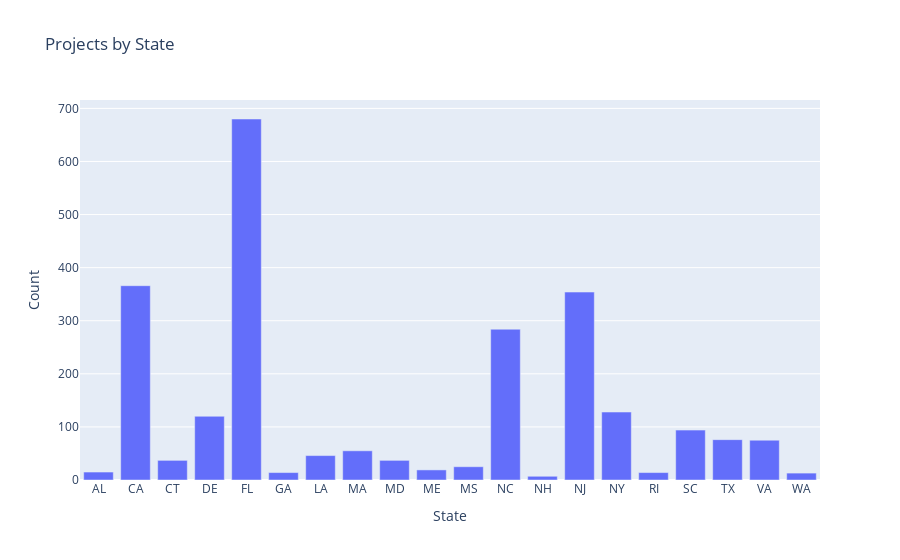

The notebook cell this image was saved under:
### Code cell
fig = px.bar(x=count_per_state.index, y=count_per_state.values,
             labels={'x': 'State', 'y': 'Count'},
             title='Projects by State')

fig.show()

### Figure 1 — Plotly figure (JSON) as saved in the notebook; plotly's stock layout.template omitted (floating-point values rounded to 4 significant figures)
{"data": [{"alignmentgroup": "True", "hovertemplate": "State=%{x}<br>Count=%{y}<extra></extra>", "legendgroup": "", "marker": {"color": "#636efa", "pattern": {"shape": ""}}, "name": "", "offsetgroup": "", "orientation": "v", "showlegend": false, "textposition": "auto", "type": "bar", "x": ["AL", "CA", "CT", "DE", "FL", "GA", "LA", "MA", "MD", "ME", "MS", "NC", "NH", "NJ", "NY", "RI", "SC", "TX", "VA", "WA"], "xaxis": "x", "y": [15, 366, 37, 120, 680, 14, 46, 55, 37, 19, 25, 284, 7, 354, 128, 14, 94, 76, 75, 13], "yaxis": "y"}], "layout": {"barmode": "relative", "legend": {"tracegroupgap": 0}, "title": {"text": "Projects by State"}, "xaxis": {"anchor": "y", "domain": [0, 1], "title": {"text": "State"}}, "yaxis": {"anchor": "x", "domain": [0, 1], "title": {"text": "Count"}}}}
